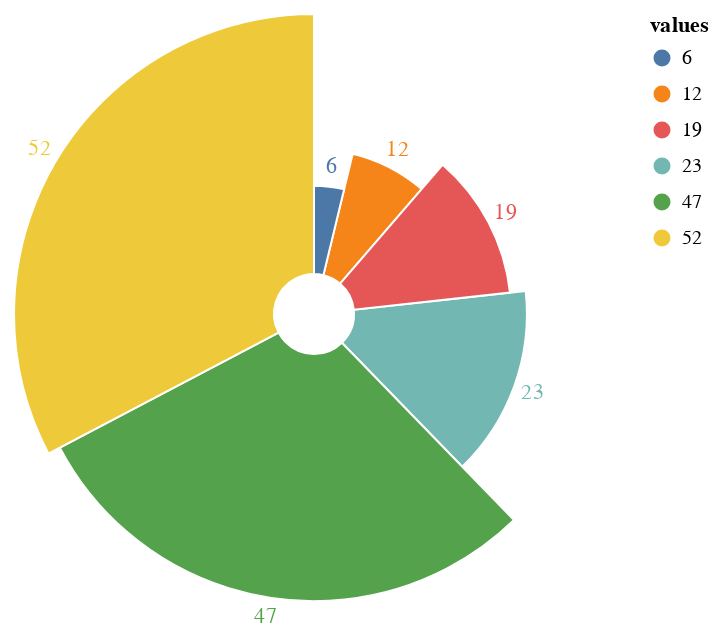

The code cell stored with this chart in its notebook:
### Code cell
import pandas as pd
import altair as alt

source = pd.DataFrame({"values": [12, 23, 47, 6, 52, 19]})

base = alt.Chart(source).encode(
    alt.Theta("values:Q").stack(True),
    alt.Radius("values").scale(type="sqrt", zero=True, rangeMin=20),
    color="values:N",
)

c1 = base.mark_arc(innerRadius=20, stroke="#fff")

c2 = base.mark_text(radiusOffset=10).encode(text="values:Q")

c1 + c2

### Figure 1 — Vega-Lite specification as saved in the notebook (floating-point values rounded to 4 significant figures)
{"config": {"view": {"continuousWidth": 300, "continuousHeight": 300}}, "layer": [{"mark": {"type": "arc", "innerRadius": 20, "stroke": "#fff"}, "encoding": {"color": {"field": "values", "type": "nominal"}, "radius": {"field": "values", "scale": {"type": "sqrt", "zero": true, "rangeMin": 20}, "type": "quantitative"}, "theta": {"field": "values", "stack": true, "type": "quantitative"}}}, {"mark": {"type": "text", "radiusOffset": 10}, "encoding": {"color": {"field": "values", "type": "nominal"}, "radius": {"field": "values", "scale": {"type": "sqrt", "zero": true, "rangeMin": 20}, "type": "quantitative"}, "text": {"field": "values", "type": "quantitative"}, "theta": {"field": "values", "stack": true, "type": "quantitative"}}}], "data": {"name": "data-f1398f61da05b1c63158b71851fc0c8e"}, "$schema": "https://vega.github.io/schema/vega-lite/v5.16.3.json", "datasets": {"data-f1398f61da05b1c63158b71851fc0c8e": [{"values": 12}, {"values": 23}, {"values": 47}, {"values": 6}, {"values": 52}, {"values": 19}]}}
